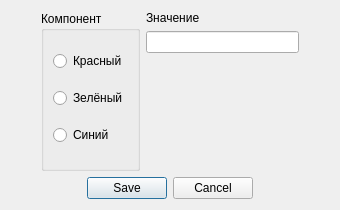
<?xml version="1.0" encoding="UTF-8"?>
<ui version="4.0">
 <class>ChangeRGBFilterForm</class>
 <widget class="QDialog" name="ChangeRGBFilterForm">
  <property name="geometry">
   <rect>
    <x>0</x>
    <y>0</y>
    <width>340</width>
    <height>210</height>
   </rect>
  </property>
  <property name="sizePolicy">
   <sizepolicy hsizetype="Fixed" vsizetype="Fixed">
    <horstretch>0</horstretch>
    <verstretch>0</verstretch>
   </sizepolicy>
  </property>
  <property name="windowTitle">
   <string>Изменить RGB фильтр</string>
  </property>
  <layout class="QVBoxLayout" name="verticalLayout_3">
   <item>
    <layout class="QFormLayout" name="formLayout">
     <property name="sizeConstraint">
      <enum>QLayout::SetFixedSize</enum>
     </property>
     <property name="formAlignment">
      <set>Qt::AlignCenter</set>
     </property>
     <property name="leftMargin">
      <number>30</number>
     </property>
     <property name="rightMargin">
      <number>30</number>
     </property>
     <item row="0" column="0">
      <widget class="QGroupBox" name="component">
       <property name="title">
        <string>Компонент</string>
       </property>
       <layout class="QVBoxLayout" name="verticalLayout">
        <item>
         <widget class="QRadioButton" name="rComponent">
          <property name="text">
           <string>Красный</string>
          </property>
         </widget>
        </item>
        <item>
         <widget class="QRadioButton" name="gComponent">
          <property name="text">
           <string>Зелёный</string>
          </property>
         </widget>
        </item>
        <item>
         <widget class="QRadioButton" name="bComponent">
          <property name="text">
           <string>Синий</string>
          </property>
         </widget>
        </item>
       </layout>
      </widget>
     </item>
     <item row="0" column="1">
      <layout class="QVBoxLayout" name="verticalLayout_2">
       <item>
        <widget class="QLabel" name="label">
         <property name="text">
          <string>Значение</string>
         </property>
        </widget>
       </item>
       <item>
        <widget class="QLineEdit" name="newComponent">
         <property name="maxLength">
          <number>3</number>
         </property>
        </widget>
       </item>
       <item>
        <spacer name="verticalSpacer">
         <property name="orientation">
          <enum>Qt::Vertical</enum>
         </property>
         <property name="sizeHint" stdset="0">
          <size>
           <width>20</width>
           <height>40</height>
          </size>
         </property>
        </spacer>
       </item>
      </layout>
     </item>
    </layout>
   </item>
   <item>
    <widget class="QDialogButtonBox" name="buttonBox">
     <property name="standardButtons">
      <set>QDialogButtonBox::Cancel|QDialogButtonBox::Save</set>
     </property>
     <property name="centerButtons">
      <bool>true</bool>
     </property>
    </widget>
   </item>
  </layout>
 </widget>
 <tabstops>
  <tabstop>newComponent</tabstop>
  <tabstop>rComponent</tabstop>
  <tabstop>gComponent</tabstop>
  <tabstop>bComponent</tabstop>
 </tabstops>
 <resources/>
 <connections/>
</ui>
